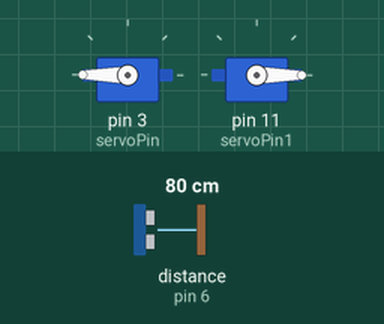
This sketch was run on a simulated Arduino Uno, built with avr-gcc and run on an emulated ATmega328P. Shown: 2 × servo. Wiring (inferred from the names in the program): ultrasonic range finder: trigger pin 7; echo pin 6. The inputs (shaded band) are chosen by the test bench; at power-on: distance to the obstacle (sensor on pin 6) 80 cm. The echo pulse lasts 58.3 µs per cm; what the sketch prints to the serial monitor is not drawn.

Above: at 0.1 s.
Timing chart, 0 to 1.6 s (numbered marks = the images above):
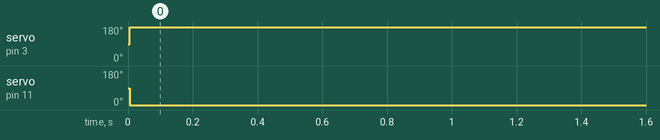

The sketch:

Ultrasonic_Sensor_w_Servo.ino
```cpp
const int Trigger = 7;
const int Echo = 6;

#include <Servo.h>
Servo ServoMotor;
Servo ServoMotor1;

long duration;
long distance;
int servoPin = 3;
int servoPin1 = 11;


void setup() {
ServoMotor.attach(servoPin);
ServoMotor1.attach(servoPin1);
pinMode(servoPin,OUTPUT);
pinMode(Trigger, OUTPUT);
pinMode(Echo, INPUT);
Serial.begin(9600);
}
void loop() {

digitalWrite(Trigger, LOW);
delayMicroseconds(2);

digitalWrite(Trigger, HIGH);
delayMicroseconds(10);
digitalWrite(Trigger, LOW);

duration = pulseIn(Echo, HIGH);

distance= duration*0.034/2;

Serial.print("Distance: ");
Serial.println(distance);

if(distance < 1500){
   ServoMotor.write(180);
   ServoMotor1.write(0);
   delay(500);
  }
else if(distance >  2000){
   ServoMotor.write(0);
   ServoMotor1.write(180);
   delay(500);
  }


}
```

Measured:
- by itself, servo on pin 3 (servoPin): 90° → 180° at 0.01 s
- by itself, servo on pin 11 (servoPin1): 90° → 0° at 0.01 s
